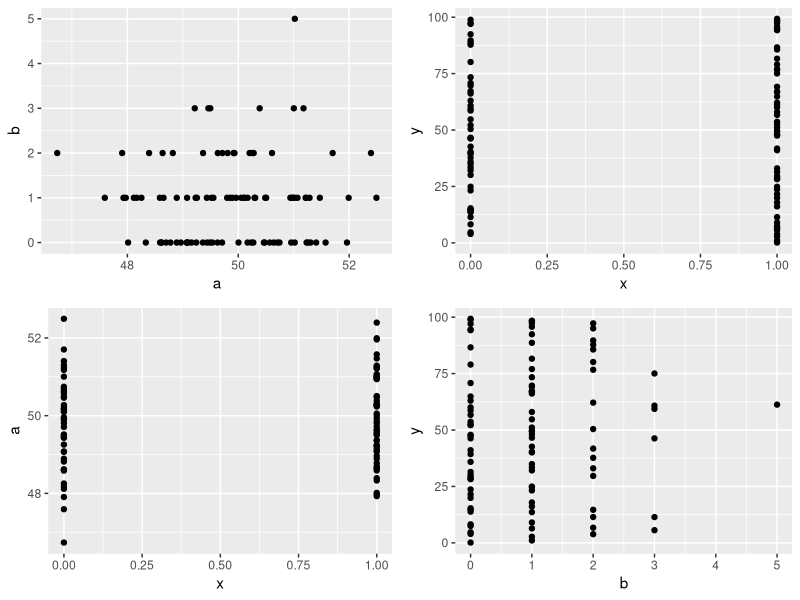

Write R code to recreate this figure.
## ---- chunk 1
knitr::opts_chunk$set(echo = TRUE, message = FALSE, warning = FALSE)
## ---- chunk 2
library(knitr)

name <- 'R Markdown' 

df <- head(mtcars[1:5])

cat(name, 'is the best!\n\n')

cat(kable(df))

# Using the following will throw an error
# print(name, 'is the best!\n\n')

print(kable(df))

## ---- chunk 3
library(ggplot2)
library(gridExtra)

a <- rnorm(100, 50)
b <- rpois(100, 1)
x <- rbinom(100, 1, 0.5)
y <- runif(100, 0, 100)

p1 <- qplot(a, b)
p2 <- qplot(x, y)
p3 <- qplot(x, a)
p4 <- qplot(b, y)

grid.arrange(p1, p2, p3, p4)
